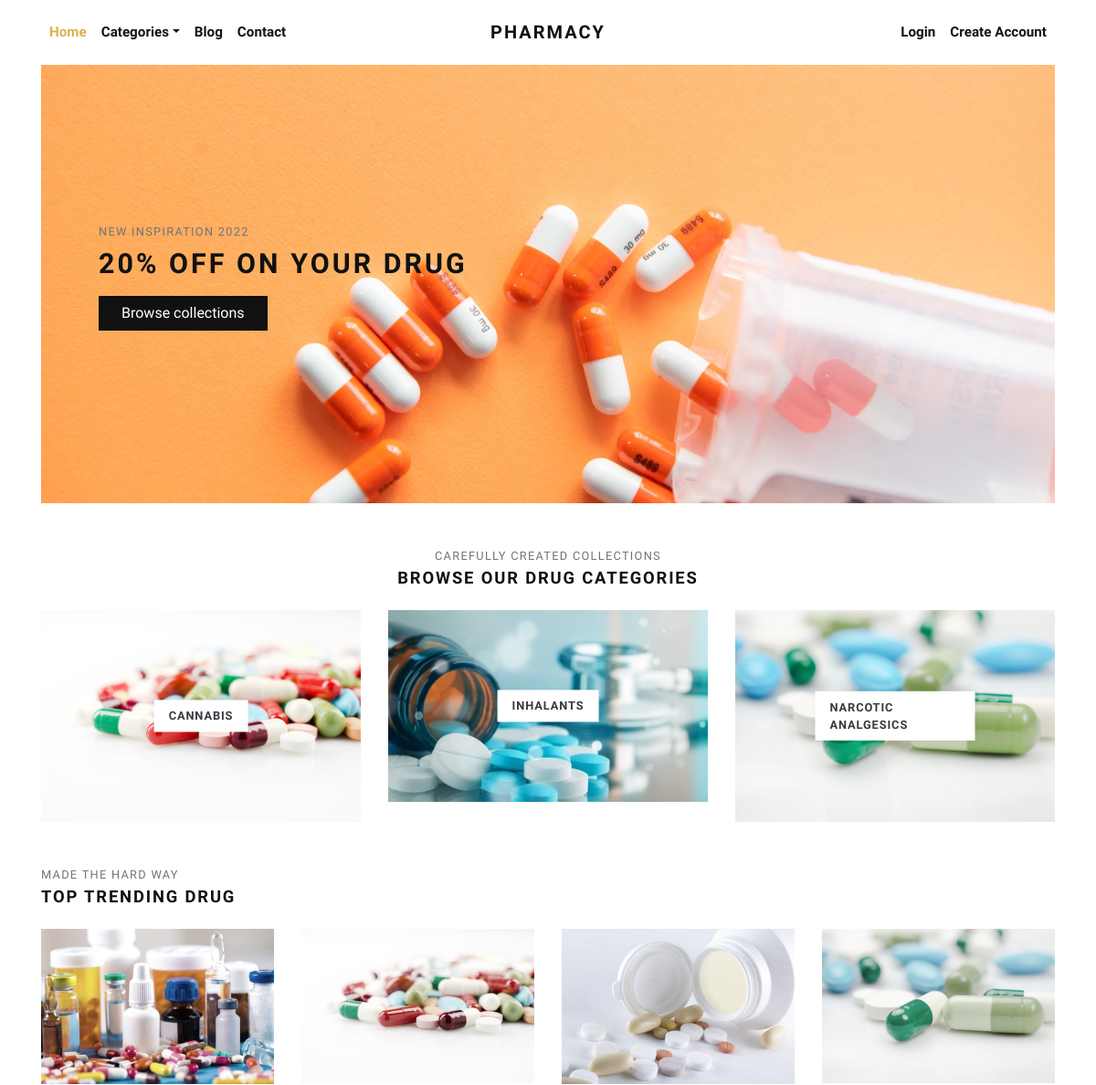
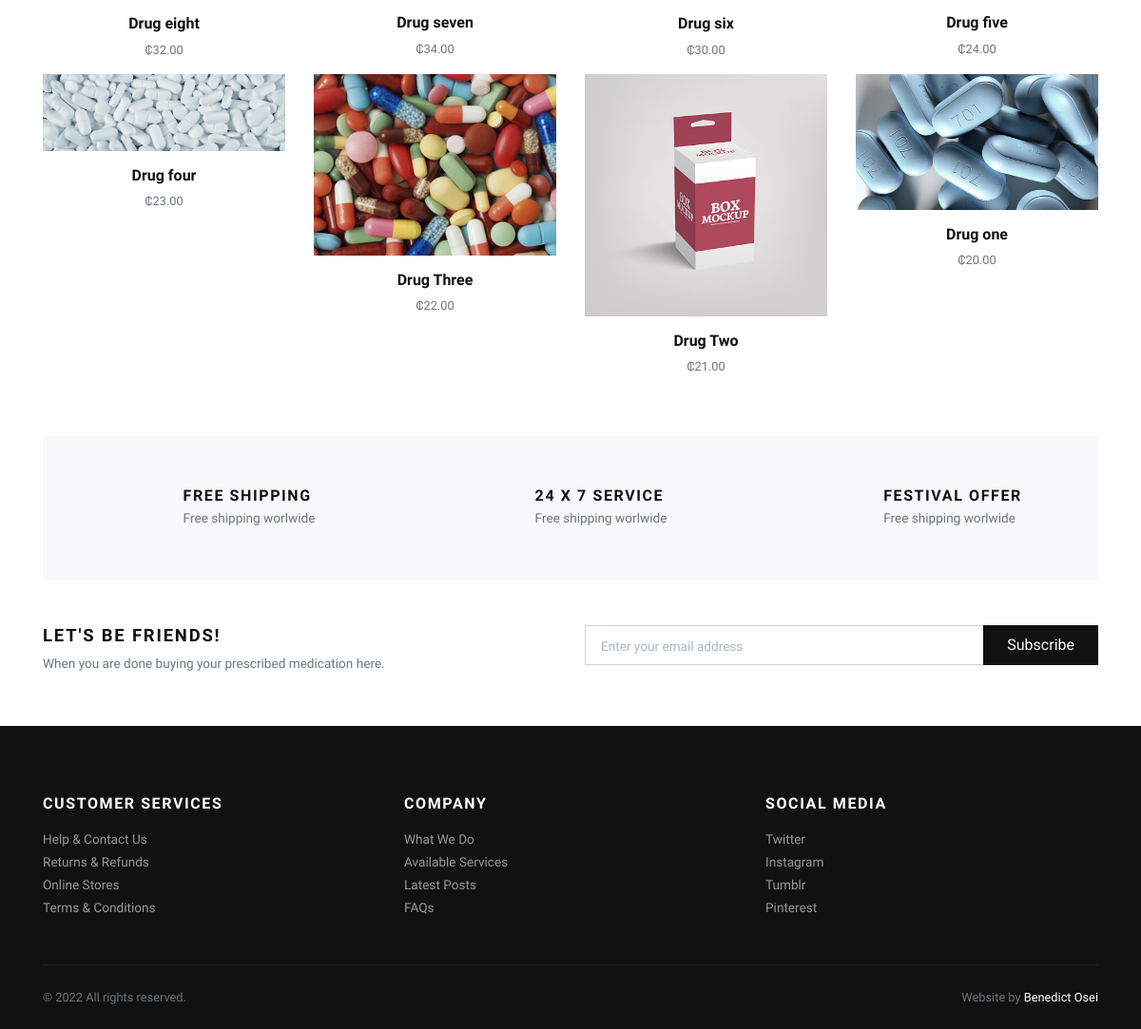
The page / on the database its author committed (2 pictures, top to bottom).
### store/models.py (models this page shows, shortened)
class Category(models.Model):
    title = models.CharField(max_length=50, verbose_name="Category Title")
    slug = models.SlugField(max_length=55, verbose_name="Category Slug")
    description = models.TextField(blank=True, verbose_name="Category Description")
    category_image = models.ImageField(upload_to='category', blank=True, null=True, verbose_name="Category Image")
    is_active = models.BooleanField(verbose_name="Is Active?")
    is_featured = models.BooleanField(verbose_name="Is Featured?")
    created_at = models.DateTimeField(auto_now_add=True, verbose_name="Created Date")
    updated_at = models.DateTimeField(auto_now=True, verbose_name="Updated Date")
    class Meta:
        verbose_name_plural = 'Categories'
        ordering = ('-created_at', )

class Product(models.Model):
    title = models.CharField(max_length=150, verbose_name="Product Title")
    slug = models.SlugField(max_length=160, verbose_name="Product Slug")
    sku = models.CharField(max_length=255, unique=True, verbose_name="Unique Product ID (SKU)")
    short_description = models.TextField(verbose_name="Short Description")
    detail_description = models.TextField(blank=True, null=True, verbose_name="Detail Description")
    product_image = models.ImageField(upload_to='product', blank=True, null=True, verbose_name="Product Image")
    price = models.DecimalField(max_digits=8, decimal_places=2)
    category = models.ForeignKey(Category, verbose_name="Product Categoy", on_delete=models.CASCADE)
    is_active = models.BooleanField(verbose_name="Is Active?")
    is_featured = models.BooleanField(verbose_name="Is Featured?")
    created_at = models.DateTimeField(auto_now_add=True, verbose_name="Created Date")
    updated_at = models.DateTimeField(auto_now=True, verbose_name="Updated Date")
    class Meta:
        verbose_name_plural = 'Products'
        ordering = ('-created_at', )

### store/views.py (the view)
# urls.py: path('', views.home, name="home"),
def home(request):
    categories = Category.objects.filter(is_active=True, is_featured=True)[:3]
    products = Product.objects.filter(is_active=True, is_featured=True)[:8]
    context = {
        'categories': categories,
        'products': products,
    }
    return render(request, 'store/index.html', context)

### templates/store/index.html (shortened to what this page needs)
{% extends 'base.html' %}
{% load static %}
      {% block content %}
      <div class="container">
        <section class="hero pb-3 bg-cover bg-center d-flex align-items-center" style="background: url({% static 'img/aa.avif' %})">
          <div class="container py-5">
            <div class="row px-4 px-lg-5">
              <div class="col-lg-6">
                <p class="text-muted small text-uppercase mb-2">New Inspiration 2022</p>
                <h1 class="h2 text-uppercase mb-3">20% off on your drug</h1><a class="btn btn-dark" href="{% url 'store:all-categories' %}">Browse collections</a>
              </div>
            </div>
          </div>
        </section>
        <section class="pt-5">
          <header class="text-center">
            <p class="small text-muted small text-uppercase mb-1">Carefully created collections</p>
            <h2 class="h5 text-uppercase mb-4">Browse our drug categories</h2>
          </header>
          <div class="row">
          {% if categories %}
            {% for category in categories %}
              <div class="col-md-4 mb-4 mb-md-0">
                <a class="category-item" href="{% url 'store:category-products' category.slug %}">
                  <strong class="category-item-title">{{ category.title }}</strong>
                </a>
              </div>
            {% endfor %}
          {% endif %}
          </div>
        </section>
        <section class="py-5">
          <header>
            <p class="small text-muted small text-uppercase mb-1">Made the hard way</p>
            <h2 class="h5 text-uppercase mb-4">Top trending drug</h2>
          </header>
          <div class="row">
            {% if products %}
              {% for product in products %}
                <div class="col-xl-3 col-lg-4 col-sm-6">
                  <div class="product text-center">
                    <div class="position-relative mb-3">
                      <a class="d-block" href="{% url 'store:product-detail' product.slug %}">
                        {% if product.product_image %}
                          <img class="img-fluid w-100" src="{{ product.product_image.url }}" alt="{{product.title}}">
                        {% else %}
                          <img class="img-fluid w-100" src="{% static 'img/product-1.jpg' %}" alt="{{product.title}}">
                        {% endif %}
                      </a>
                    </div>
                    <h6> <a class="reset-anchor" href="detail.html">{{ product.title }}</a></h6>
                    <p class="small text-muted">₵{{product.price}}</p>
                  </div>
                </div>
              {% endfor %}
            {% endif %}
          </div>
        </section>
        <section class="py-5 bg-light">
          <div class="container">
            <div class="row text-center">
              <div class="col-lg-4 mb-3 mb-lg-0">
                <div class="d-inline-block">
                  <div class="media align-items-end">
                    <svg class="svg-icon svg-icon-big svg-icon-light">
                      <use xlink:href="#delivery-time-1"> </use>
                    </svg>
                    <div class="media-body text-left ml-3">
                      <h6 class="text-uppercase mb-1">Free shipping</h6>
                      <p class="text-small mb-0 text-muted">Free shipping worlwide</p>
                    </div>
                  </div>
                </div>
              </div>
              <div class="col-lg-4 mb-3 mb-lg-0">
                <div class="d-inline-block">
                  <div class="media align-items-end">
                    <svg class="svg-icon svg-icon-big svg-icon-light">
                      <use xlink:href="#helpline-24h-1"> </use>
                    </svg>
                    <div class="media-body text-left ml-3">
                      <h6 class="text-uppercase mb-1">24 x 7 service</h6>
                      <p class="text-small mb-0 text-muted">Free shipping worlwide</p>
                    </div>
                  </div>
                </div>
              </div>
              <div class="col-lg-4">
                <div class="d-inline-block">
                  <div class="media align-items-end">
                    <svg class="svg-icon svg-icon-big svg-icon-light">
                      <use xlink:href="#label-tag-1"> </use>
                    </svg>
                    <div class="media-body text-left ml-3">
                      <h6 class="text-uppercase mb-1">Festival offer</h6>
                      <p class="text-small mb-0 text-muted">Free shipping worlwide</p>
                    </div>
                  </div>
                </div>
              </div>
            </div>
          </div>
        </section>
        <section class="py-5">
          <div class="container p-0">
            <div class="row">
              <div class="col-lg-6 mb-3 mb-lg-0">
                <h5 class="text-uppercase">Let's be friends!</h5>
                <p class="text-small text-muted mb-0">When you are done buying your prescribed medication here.</p>
              </div>
              <div class="col-lg-6">
                <form action="#">
                  <div class="input-group flex-column flex-sm-row mb-3">
                    <input class="form-control form-control-lg py-3" type="email" placeholder="Enter your email address" aria-describedby="button-addon2">
                    <div class="input-group-append">
                      <button class="btn btn-dark btn-block" id="button-addon2" type="submit">Subscribe</button>
                    </div>
                  </div>
                </form>
              </div>
            </div>
          </div>
        </section>
      </div>
      {% endblock content %}

### templates/base.html (shortened to what this page needs)
{% load static %}
<!DOCTYPE html>
<html>
  <head>
    <link rel="stylesheet" href="{% static 'vendor/bootstrap/css/bootstrap.min.css' %}">
    <link rel="stylesheet" href="{% static 'vendor/lightbox2/css/lightbox.min.css' %}">
    <link rel="stylesheet" href="{% static 'vendor/nouislider/nouislider.min.css' %}">
    <link rel="stylesheet" href="{% static 'vendor/bootstrap-select/css/bootstrap-select.min.css' %}">
    <link rel="stylesheet" href="{% static 'vendor/owl.carousel2/assets/owl.carousel.min.css' %}">
    <link rel="stylesheet" href="{% static 'vendor/owl.carousel2/assets/owl.theme.default.css' %}">
    <link rel="stylesheet" href="{% static 'css/style.default.css' %}" id="theme-stylesheet">
    <link rel="stylesheet" href="{% static 'css/custom.css' %}">
  </head>
  <body>
    <div class="page-holder">
      {% include 'navbar.html' %}
      {% block content %}
      {% endblock content %}
      {% include 'footer.html' %}
      {% include 'scripts.html' %}

### templates/navbar.html (shortened to what this page needs)
{% load static %}
      <header class="header bg-white">
        <div class="container px-0 px-lg-3">
          <nav class="navbar navbar-expand-lg navbar-light py-3 px-lg-0"><a class="navbar-brand" href="{% url 'store:home' %}"><span class="font-weight-bold text-uppercase text-dark">Pharmacy</span></a>
            <div class="collapse navbar-collapse" id="navbarSupportedContent">
              <ul class="navbar-nav mr-auto">
                <li class="nav-item">
                  <a class="nav-link active" href="{% url 'store:home' %}">Home</a>
                </li>
                <li class="nav-item dropdown"><a class="nav-link dropdown-toggle" id="pagesDropdown" href="#" data-toggle="dropdown" aria-haspopup="true" aria-expanded="false">Categories</a>
                </li>
                <li class="nav-item">
                  <a class="nav-link" href="{% url 'store:home' %}">Blog</a>
                </li>
                <li class="nav-item">
                  <a class="nav-link" href="{% url 'store:home' %}">Contact</a>
                </li>
              </ul>
              <ul class="navbar-nav ml-auto">
                {% if request.user.is_authenticated %}
                  <li class="nav-item"><a class="nav-link" href="{% url 'store:cart' %}"> <i class="fas fa-dolly-flatbed mr-1 text-gray"></i>Cart<small class="text-gray">({{cart_items.count}})</small></a></li>
                  <li class="nav-item"><a class="nav-link" href="#"> <i class="far fa-heart mr-1"></i><small class="text-gray"> (0)</small></a></li>
                  {% comment %} <li class="nav-item"><a class="nav-link" href="#"> <i class="fas fa-user-alt mr-1 text-gray"></i>My Account</a></li> {% endcomment %}
                  <li class="nav-item dropdown"><a class="nav-link dropdown-toggle" id="pagesDropdown" href="#" data-toggle="dropdown" aria-haspopup="true" aria-expanded="false"><i class="fas fa-user-alt mr-1 text-gray"></i>My Account</a></a>
                  <div class="dropdown-menu mt-3" aria-labelledby="pagesDropdown">
                      <a class="dropdown-item border-0 transition-link" href="{% url 'store:profile' %}">Profile</a>
                      <a class="dropdown-item border-0 transition-link" href="{% url 'store:cart' %}">Cart</a>
                      <a class="dropdown-item border-0 transition-link" href="{% url 'store:orders' %}">Orders</a>
                      <a class="dropdown-item border-0 transition-link" href="{% url 'store:password-change' %}">Change Password</a>
                    <hr>
                    <a class="dropdown-item border-0 transition-link" href="{% url 'store:logout' %}">Log Out</a>
                </li>
                {% else %}
                  <li class="nav-item"><a class="nav-link" href="{% url 'store:login' %}">Login</a></li>
                  <li class="nav-item"><a class="nav-link" href="{% url 'store:register' %}">Create Account</a></li>
                {% endif %}
              </ul>
            </div>
          </nav>
        </div>
      </header>

### templates/footer.html
<footer class="bg-dark text-white">
        <div class="container py-4">
          <div class="row py-5">
            <div class="col-md-4 mb-3 mb-md-0">
              <h6 class="text-uppercase mb-3">Customer services</h6>
              <ul class="list-unstyled mb-0">
                <li><a class="footer-link" href="#">Help &amp; Contact Us</a></li>
                <li><a class="footer-link" href="#">Returns &amp; Refunds</a></li>
                <li><a class="footer-link" href="#">Online Stores</a></li>
                <li><a class="footer-link" href="#">Terms &amp; Conditions</a></li>
              </ul>
            </div>
            <div class="col-md-4 mb-3 mb-md-0">
              <h6 class="text-uppercase mb-3">Company</h6>
              <ul class="list-unstyled mb-0">
                <li><a class="footer-link" href="#">What We Do</a></li>
                <li><a class="footer-link" href="#">Available Services</a></li>
                <li><a class="footer-link" href="#">Latest Posts</a></li>
                <li><a class="footer-link" href="#">FAQs</a></li>
              </ul>
            </div>
            <div class="col-md-4">
              <h6 class="text-uppercase mb-3">Social media</h6>
              <ul class="list-unstyled mb-0">
                <li><a class="footer-link" href="#">Twitter</a></li>
                <li><a class="footer-link" href="#">Instagram</a></li>
                <li><a class="footer-link" href="#">Tumblr</a></li>
                <li><a class="footer-link" href="#">Pinterest</a></li>
              </ul>
            </div>
          </div>
          <div class="border-top pt-4" style="border-color: #1d1d1d !important">
            <div class="row">
              <div class="col-lg-6">
                <p class="small text-muted mb-0">&copy; 2022 All rights reserved.</p>
              </div>
              <div class="col-lg-6 text-lg-right">
                <p class="small text-muted mb-0">Website by <a class="text-white reset-anchor" href="#" target="_blank">Benedict Osei</a></p>
              </div>
            </div>
          </div>
        </div>
      </footer>

### templates/scripts.html (shortened to what this page needs)
{% load static %}
      <link rel="stylesheet" href="https://use.fontawesome.com/releases/v5.7.1/css/all.css">
    </div>
  </body>
</html>

### rows shown on the page
Category: title "CANNABIS"
Category: title "INHALANTS"
Category: title "NARCOTIC ANALGESICS"
Product: product_image (picture), title "Drug eight", price "32.00"
Product: product_image (picture), title "Drug seven", price "34.00"
Product: product_image (picture), title "Drug six", price "30.00"
Product: product_image (picture), title "Drug five", price "24.00"
Product: title "Drug four", price "23.00"
Product: product_image (picture), title "Drug Three", price "22.00"
Product: product_image (picture), title "Drug Two", price "21.00"
Product: product_image (picture), title "Drug one", price "20.00"
